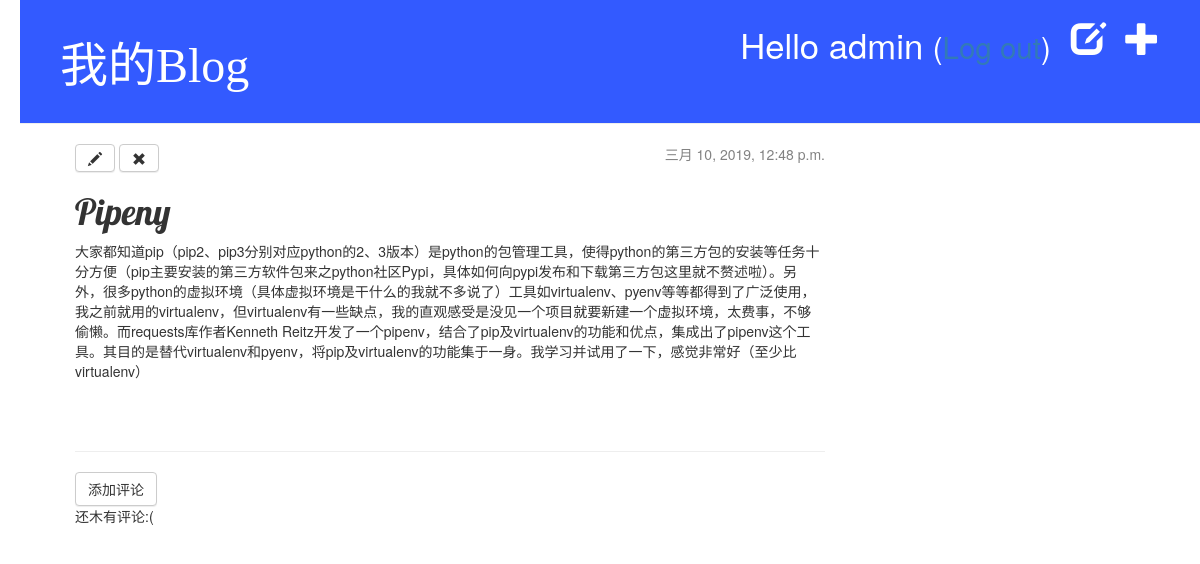
Page /post/2/ (signed in) on the committed database.
### myblog/models.py (models this page shows, shortened)
class Post(models.Model):
    author = models.ForeignKey('auth.User', on_delete=models.CASCADE)
    title = models.CharField(max_length=200)
    text = models.TextField()
    created_date = models.DateTimeField(default=timezone.now)
    published_date = models.DateTimeField(blank=True, null=True)

### myblog/views.py (the view)
# urls.py: url(r'^post/(?P<pk>[0-9]+)/$', views.post_detail, name='post_detail'),
def post_detail(request, pk):
    post = get_object_or_404(Post, pk=pk)
    return render(request, 'blog/post_detail.html', {'post': post})

### myblog/templates/blog/post_detail.html
{% extends 'blog/base.html' %}
    {% block content %}
        <div class="post">
            {% if post.published_date %}
                <div class="date">
                    {{ post.published_date }}
                </div>
            {% else %}
                <a class="btn btn-default" href="{% url 'post_publish' pk=post.pk %}">Publish</a>
            {% endif %}
                <a class="btn btn-default" href="{% url 'post_edit' pk=post.pk %}"><span class="glyphicon glyphicon-pencil"></span></a>
                <a class="btn btn-default" href="{% url 'post_remove' pk=post.pk %}"><span class="glyphicon glyphicon-remove"></span></a>
            <h1>{{ post.title }}</h1>
            <p>{{ post.text|linebreaksbr }}</p>
        </div>
        <hr>
        <a class="btn btn-default" href="{% url 'add_comment_to_post' pk=post.pk %}">添加评论</a>
        {% for comment in post.comments.all %}
            {% if user.is_authenticated or comment.approved_comment %}
            <div class="comment">
                <div class="date">
                    {{ comment.created_date }}
                    {% if not comment.approved_comment %}
                        <a class="btn btn-default" href="{% url 'comment_remove' pk=comment.pk %}"><span class="glyphicon glyphicon-remove"></span></a>
                        <a class="btn btn-default" href="{% url 'comment_approve' pk=comment.pk %}"><span class="glyphicon glyphicon-ok"></span></a>
                    {% endif %}
                </div>
                <strong>{{ comment.author }}</strong>
                <p>{{ comment.text|linebreaks }}</p>
            </div>
            {% endif %}
        {% empty %}
            <p>还木有评论:(</p>
        {% endfor %}
    {% endblock %}

### myblog/templates/blog/base.html (shortened to what this page needs)
{% load staticfiles %}
<html>
    <head>
        <link rel="stylesheet" href="//maxcdn.bootstrapcdn.com/bootstrap/3.2.0/css/bootstrap-theme.min.css">
        <link rel="stylesheet" href="//maxcdn.bootstrapcdn.com/bootstrap/3.2.0/css/bootstrap.min.css">
        <link rel="stylesheet" href="{% static 'css/blog.css' %}">
    </head>
    <body>
        <div class="page-header">
            {% if user.is_authenticated %}
                <a href="{% url 'post_new' %}" class="top-menu"><span class="glyphicon glyphicon-plus"></span></a>
                <a href="{% url 'post_draft_list' %}" class="top-menu"><span class="glyphicon glyphicon-edit"></span></a>
                <p class="top-menu">Hello {{ user.username }} <small>(<a href="{% url 'logout' %}">Log out</a>)</small></p>
            {% else %}
                <a href="{% url 'login' %}" class="top-menu"><span class="glyphicon glyphicon-lock"></span></a>
            {% endif %}
            <h1><a href="/">我的Blog</a></h1>
        </div>
        <div class="content container">
            <div class="row">
                <div class="col-md-8">
                {% block content %}
                {% endblock %}
                </div>
            </div>
        </div>
    </body>
</html>

### myblog/static/css/blog.css (style rules this page uses)
h1 a { color: #df84c1; font-family: 'Lantinghei SC'; }
body { padding-left: 20px; }
.page-header { background-color: #335aff; margin-top: 0; padding: 20px 20px 20px 40px; }
.page-header h1, .page-header h1 a, .page-header h1 a:visited, .page-header h1 a:active { color: #ffffff; font-size: 36pt; text-decoration: none; }
.content { margin-left: 40px; }
h1, h2, h3, h4 { font-family: 'Lobster', cursive; }
.date { float: right; color: #828282; }
.top-menu, .top-menu:hover, .top-menu:visited { color: #ffffff; float: right; font-size: 26pt; margin-right: 20px; }
.post { margin-bottom: 70px; }

### rows in the picture
Post: published_date "三月 10, 2019, 12:48 p.m.", title "Pipeny", text "大家都知道pip（pip2、pip3分别对应python的2、3版本）是python的包管理工具，使得python的第三方包的安装等任务十分方便（pip主要安装的第三方软件包来之python社区Pypi，具体如何向pypi发布和下载第三方包这里就不赘述啦）。另外，很多python的虚拟环境（具体虚拟环境是干什么的我就不多说了）工具如virtualenv、pyenv等等都得到了广泛使用，我之前就用的virtualenv，但virtualenv有一些缺点，我的直观感受是没见一个项目就要新建一个虚拟环境，太费事，不够偷懒。而requests库作者Kenneth Reitz开发了一个pipenv，结合了pip及virtualenv的功能和优点，集成出了pipenv这个工具。其目的是替代virtualenv和pyenv，将pip及virtualenv的功能集于一身。我学习并试用了一下，感觉非常好（至少比virtualenv）"

### other values in the picture
{{ user.username }} "admin"
